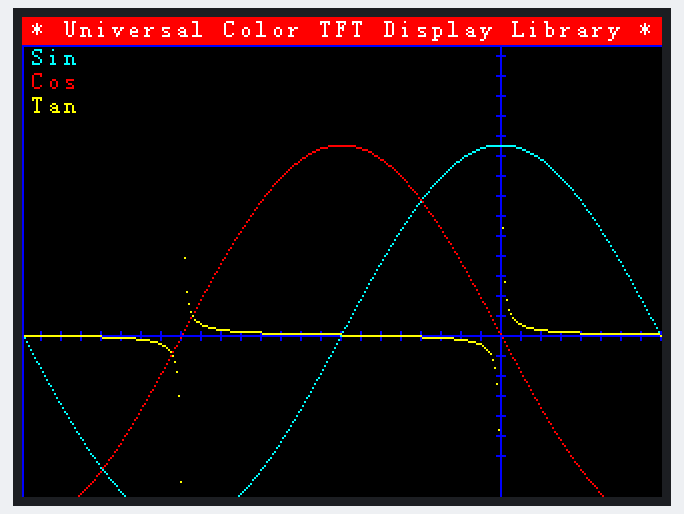
Simulated run of this sketch. Board: Arduino Uno, built with avr-gcc and run on an emulated ATmega328P. On the bench: 320×240 colour display. Random numbers use the default seed unless the sketch sets one.

Above: at 0.6 s.
At 8.5 s:
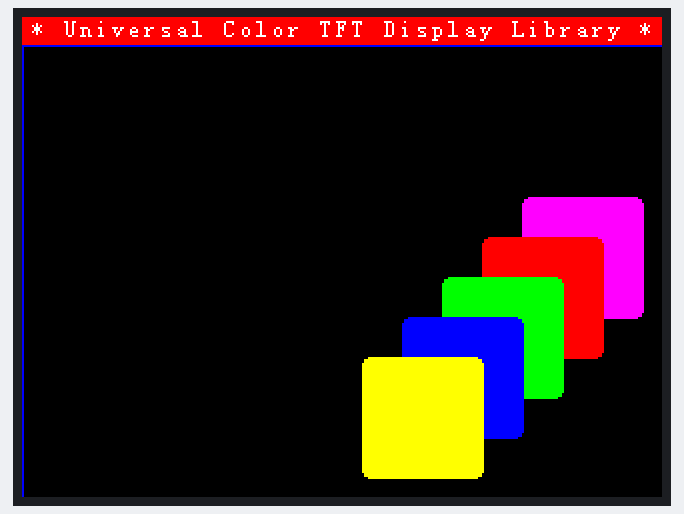
At 10.6 s:
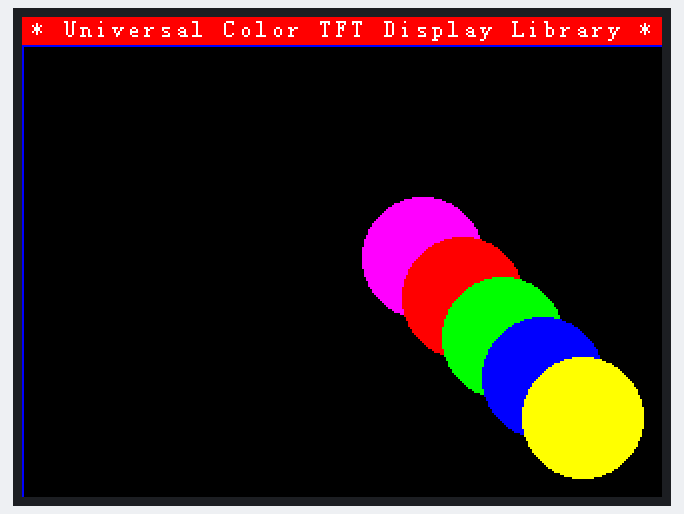
At 16.1 s:
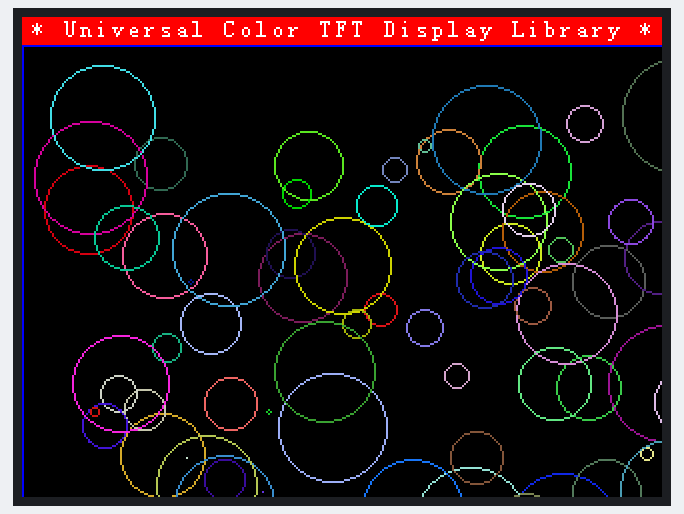
At 23.0 s:
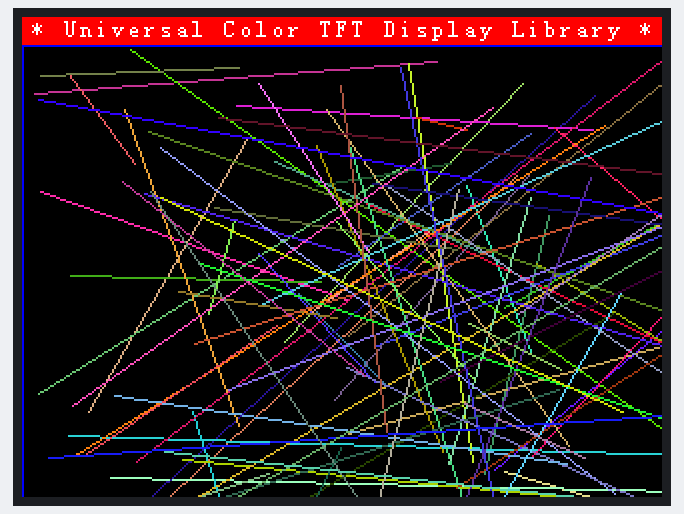
At 32.1 s:
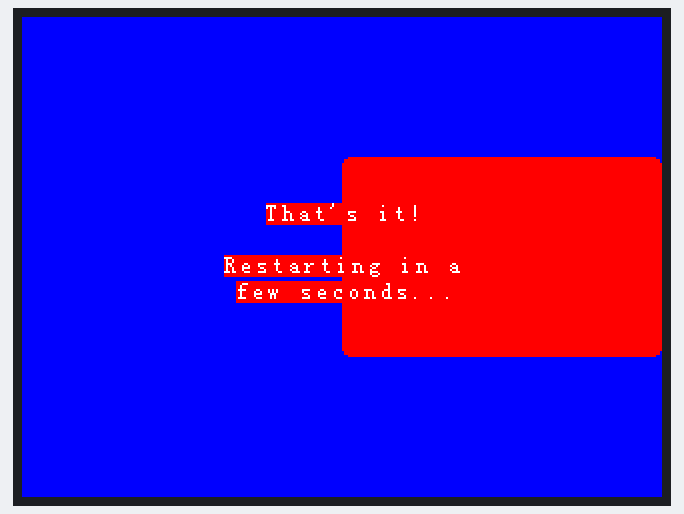

Measured:
- what the display in image 0 shows lasts 2.0 s, from 0.5 s to 2.5 s

The sketch:

lcd_ESP32_480x320.ino
```cpp
// (licence header left out)
//################################################
// GLUE class that implements the UTFT API
// replace UTFT include and constructor statements
// remove UTFT font declaration e.g. SmallFont
//################################################

#include <UTFTGLUE.h>              //use GLUE class and constructor
//UTFTGLUE myGLCD(0,A2,A1,A3,A4,A0); //all dummy args
UTFTGLUE myGLCD(0,13,12,33,32,15); //all dummy args

// Declare which fonts we will be using
//extern uint8_t SmallFont[];      //GLUE defines as GFXFont ref

// Set the pins to the correct ones for your development shield
// ------------------------------------------------------------
// Arduino Uno / 2009:
// -------------------
// Standard Arduino Uno/2009 shield            : <display model>,A5,A4,A3,A2
// DisplayModule Arduino Uno TFT shield        : <display model>,A5,A4,A3,A2
//
// Arduino Mega:
// -------------------
// Standard Arduino Mega/Due shield            : <display model>,38,39,40,41
// CTE TFT LCD/SD Shield for Arduino Mega      : <display model>,38,39,40,41
//
// Remember to change the model parameter to suit your display module!
//UTFT myGLCD(CTE32HR,38,39,40,41);

void setup()
{
  randomSeed(analogRead(0));

// Setup the LCD
  myGLCD.InitLCD();
  myGLCD.setFont(SmallFont);
}

void loop()
{
  int buf[478];
  int x, x2;
  int y, y2;
  int r;

// Clear the screen and draw the frame
  myGLCD.clrScr();

  myGLCD.setColor(255, 0, 0);
  myGLCD.fillRect(0, 0, 479, 13);
  myGLCD.setColor(64, 64, 64);
  myGLCD.fillRect(0, 306, 479, 319);
  myGLCD.setColor(255, 255, 255);
  myGLCD.setBackColor(255, 0, 0);
  myGLCD.print("* Universal Color TFT Display Library *", CENTER, 1);
  myGLCD.setBackColor(64, 64, 64);
  myGLCD.setColor(255,255,0);
  myGLCD.print("<http://www.RinkyDinkElectronics.com/>", CENTER, 307);

  myGLCD.setColor(0, 0, 255);
  myGLCD.drawRect(0, 14, 479, 305);

// Draw crosshairs
  myGLCD.setColor(0, 0, 255);
  myGLCD.setBackColor(0, 0, 0);
  myGLCD.drawLine(239, 15, 239, 304);
  myGLCD.drawLine(1, 159, 478, 159);
  for (int i=9; i<470; i+=10)
    myGLCD.drawLine(i, 157, i, 161);
  for (int i=19; i<220; i+=10)
    myGLCD.drawLine(237, i, 241, i);

// Draw sin-, cos- and tan-lines
  myGLCD.setColor(0,255,255);
  myGLCD.print("Sin", 5, 15);
  for (int i=1; i<478; i++)
  {
    myGLCD.drawPixel(i,159+(sin(((i*1.13)*3.14)/180)*95));
  }

  myGLCD.setColor(255,0,0);
  myGLCD.print("Cos", 5, 27);
  for (int i=1; i<478; i++)
  {
    myGLCD.drawPixel(i,159+(cos(((i*1.13)*3.14)/180)*95));
  }

  myGLCD.setColor(255,255,0);
  myGLCD.print("Tan", 5, 39);
  for (int i=1; i<478; i++)
  {
    myGLCD.drawPixel(i,159+(tan(((i*1.13)*3.14)/180)));
  }

  delay(2000);

  myGLCD.setColor(0,0,0);
  myGLCD.fillRect(1,15,478,304);
  myGLCD.setColor(0, 0, 255);
  myGLCD.setBackColor(0, 0, 0);
  myGLCD.drawLine(239, 15, 239, 304);
  myGLCD.drawLine(1, 159, 478, 159);

// Draw a moving sinewave
  x=1;
  for (int i=1; i<(478*15); i++)
  {
    x++;
    if (x==479)
      x=1;
    if (i>479)
    {
      if ((x==239)||(buf[x-1]==159))
        myGLCD.setColor(0,0,255);
      else
        myGLCD.setColor(0,0,0);
      myGLCD.drawPixel(x,buf[x-1]);
    }
    myGLCD.setColor(0,255,255);
    y=159+(sin(((i*0.7)*3.14)/180)*(90-(i / 100)));
    myGLCD.drawPixel(x,y);
    buf[x-1]=y;
  }

  delay(2000);

  myGLCD.setColor(0,0,0);
  myGLCD.fillRect(1,15,478,304);

// Draw some filled rectangles
  for (int i=1; i<6; i++)
  {
    switch (i)
    {
      case 1:
        myGLCD.setColor(255,0,255);
        break;
      case 2:
        myGLCD.setColor(255,0,0);
        break;
      case 3:
        myGLCD.setColor(0,255,0);
        break;
      case 4:
        myGLCD.setColor(0,0,255);
        break;
      case 5:
        myGLCD.setColor(255,255,0);
        break;
    }
    myGLCD.fillRect(150+(i*20), 70+(i*20), 210+(i*20), 130+(i*20));
  }

  delay(2000);

  myGLCD.setColor(0,0,0);
  myGLCD.fillRect(1,15,478,304);

// Draw some filled, rounded rectangles
  for (int i=1; i<6; i++)
  {
    switch (i)
    {
      case 1:
        myGLCD.setColor(255,0,255);
        break;
      case 2:
        myGLCD.setColor(255,0,0);
        break;
      case 3:
        myGLCD.setColor(0,255,0);
        break;
      case 4:
        myGLCD.setColor(0,0,255);
        break;
      case 5:
        myGLCD.setColor(255,255,0);
        break;
    }
    myGLCD.fillRoundRect(270-(i*20), 70+(i*20), 330-(i*20), 130+(i*20));
  }

  delay(2000);

  myGLCD.setColor(0,0,0);
  myGLCD.fillRect(1,15,478,304);

// Draw some filled circles
  for (int i=1; i<6; i++)
  {
    switch (i)
    {
      case 1:
        myGLCD.setColor(255,0,255);
        break;
      case 2:
        myGLCD.setColor(255,0,0);
        break;
      case 3:
        myGLCD.setColor(0,255,0);
        break;
      case 4:
        myGLCD.setColor(0,0,255);
        break;
      case 5:
        myGLCD.setColor(255,255,0);
        break;
    }
    myGLCD.fillCircle(180+(i*20),100+(i*20), 30);
  }

  delay(2000);

  myGLCD.setColor(0,0,0);
  myGLCD.fillRect(1,15,478,304);

// Draw some lines in a pattern
  myGLCD.setColor (255,0,0);
  for (int i=15; i<304; i+=5)
  {
    myGLCD.drawLine(1, i, (i*1.6)-10, 304);
  }
  myGLCD.setColor (255,0,0);
  for (int i=304; i>15; i-=5)
  {
    myGLCD.drawLine(478, i, (i*1.6)-11, 15);
  }
  myGLCD.setColor (0,255,255);
  for (int i=304; i>15; i-=5)
  {
    myGLCD.drawLine(1, i, 491-(i*1.6), 15);
  }
  myGLCD.setColor (0,255,255);
  for (int i=15; i<304; i+=5)
  {
    myGLCD.drawLine(478, i, 490-(i*1.6), 304);
  }

  delay(2000);

  myGLCD.setColor(0,0,0);
  myGLCD.fillRect(1,15,478,304);

// Draw some random circles
  for (int i=0; i<100; i++)
  {
    myGLCD.setColor(random(255), random(255), random(255));
    x=32+random(416);
    y=45+random(226);
    r=random(30);
    myGLCD.drawCircle(x, y, r);
  }

  delay(2000);

  myGLCD.setColor(0,0,0);
  myGLCD.fillRect(1,15,478,304);

// Draw some random rectangles
  for (int i=0; i<100; i++)
  {
    myGLCD.setColor(random(255), random(255), random(255));
    x=2+random(476);
    y=16+random(289);
    x2=2+random(476);
    y2=16+random(289);
    myGLCD.drawRect(x, y, x2, y2);
  }

  delay(2000);

  myGLCD.setColor(0,0,0);
  myGLCD.fillRect(1,15,478,304);

// Draw some random rounded rectangles
  for (int i=0; i<100; i++)
  {
    myGLCD.setColor(random(255), random(255), random(255));
    x=2+random(476);
    y=16+random(289);
    x2=2+random(476);
    y2=16+random(289);
    myGLCD.drawRoundRect(x, y, x2, y2);
  }

  delay(2000);

  myGLCD.setColor(0,0,0);
  myGLCD.fillRect(1,15,478,304);

  for (int i=0; i<100; i++)
  {
    myGLCD.setColor(random(255), random(255), random(255));
    x=2+random(476);
    y=16+random(289);
    x2=2+random(476);
    y2=16+random(289);
    myGLCD.drawLine(x, y, x2, y2);
  }

  delay(2000);

  myGLCD.setColor(0,0,0);
  myGLCD.fillRect(1,15,478,304);

  for (int i=0; i<10000; i++)
  {
    myGLCD.setColor(random(255), random(255), random(255));
    myGLCD.drawPixel(2+random(476), 16+random(289));
  }

  delay(2000);

  myGLCD.fillScr(0, 0, 255);
  myGLCD.setColor(255, 0, 0);
  myGLCD.fillRoundRect(160, 70, 319, 169);

  myGLCD.setColor(255, 255, 255);
  myGLCD.setBackColor(255, 0, 0);
  myGLCD.print("That's it!", CENTER, 93);
  myGLCD.print("Restarting in a", CENTER, 119);
  myGLCD.print("few seconds...", CENTER, 132);

  myGLCD.setColor(0, 255, 0);
  myGLCD.setBackColor(0, 0, 255);
  myGLCD.print("Runtime: (msecs)", CENTER, 290);
  myGLCD.printNumI(millis(), CENTER, 305);

  delay (10000);
}
```
